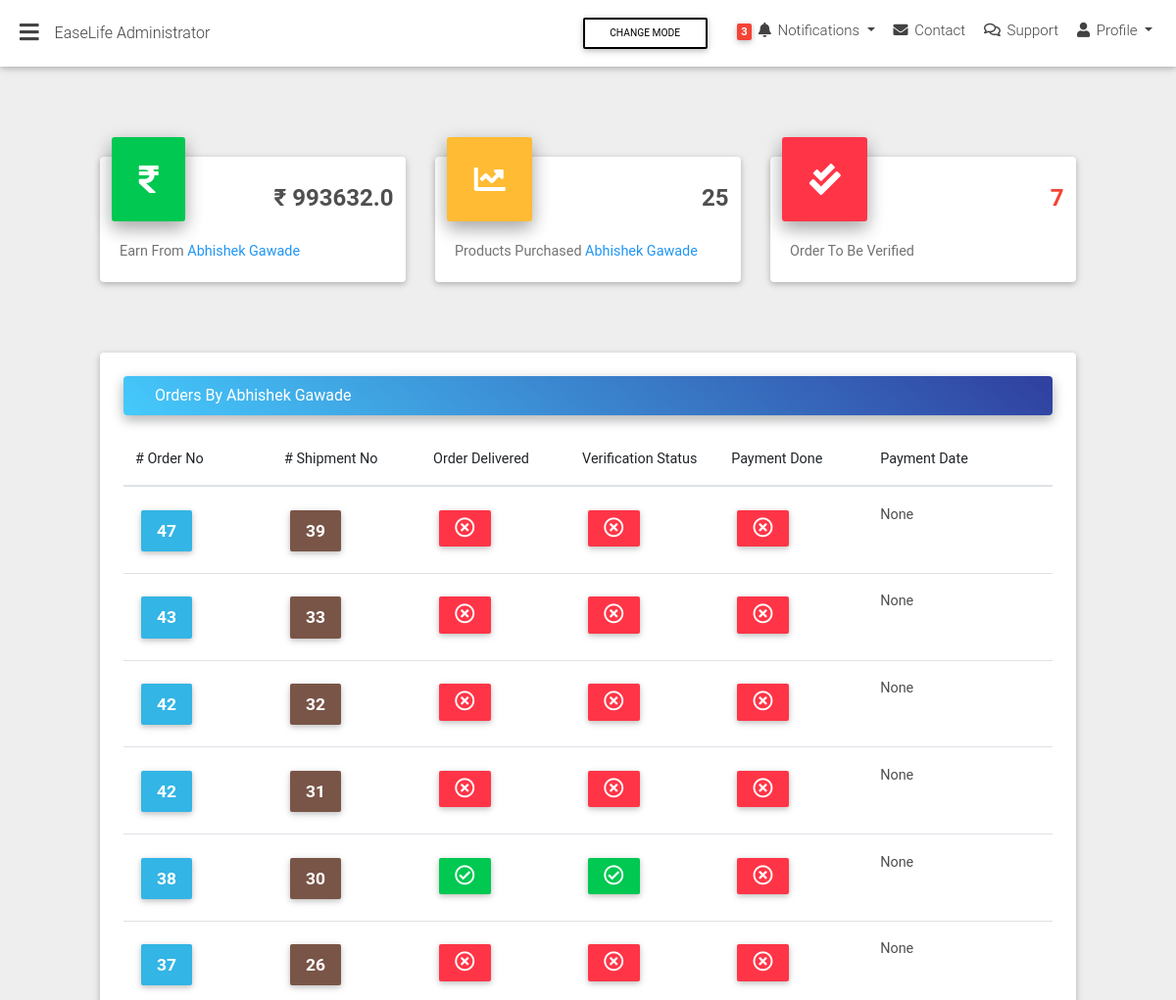
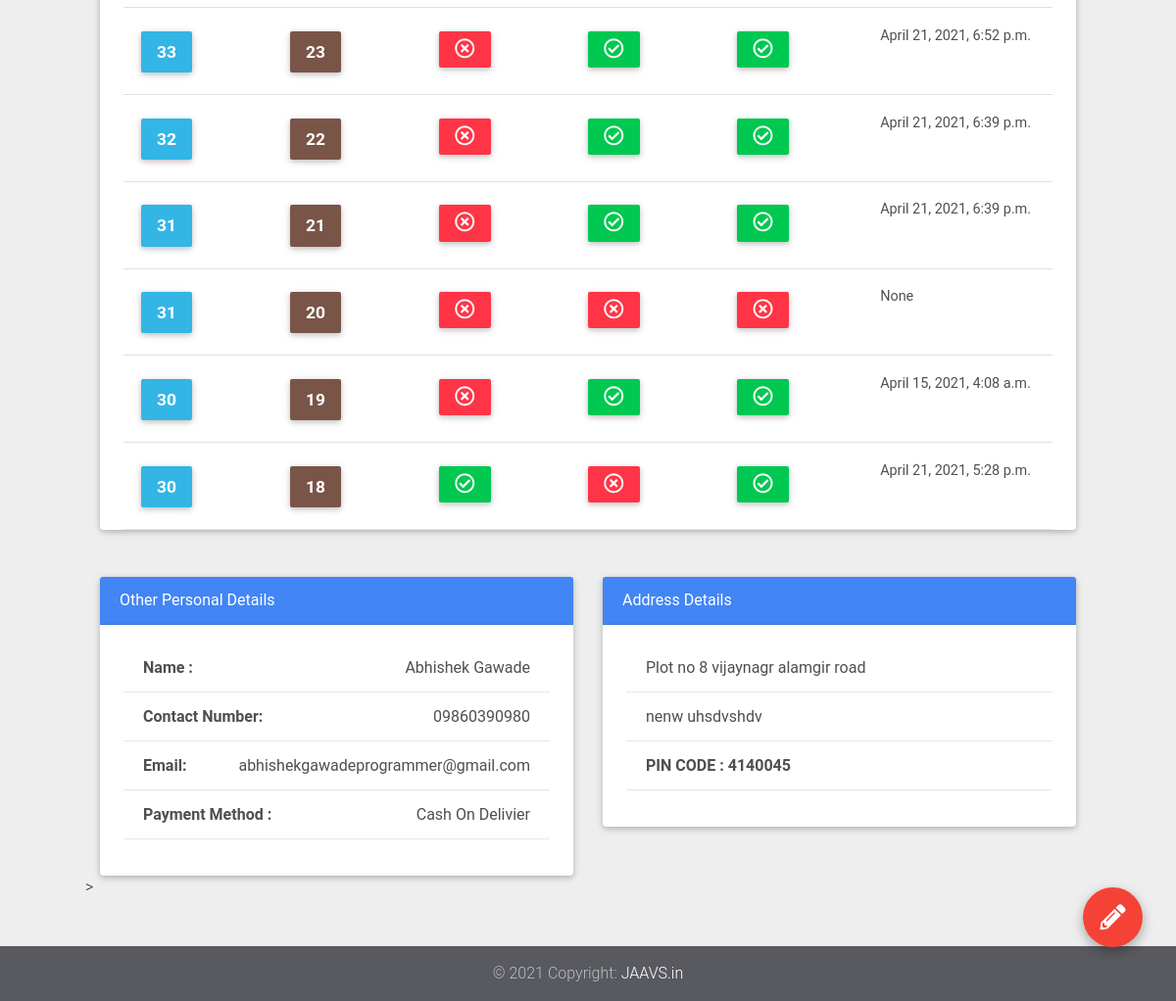
The app's page /easylife-admin/user-details/1/, older data (2 pictures, top to bottom).
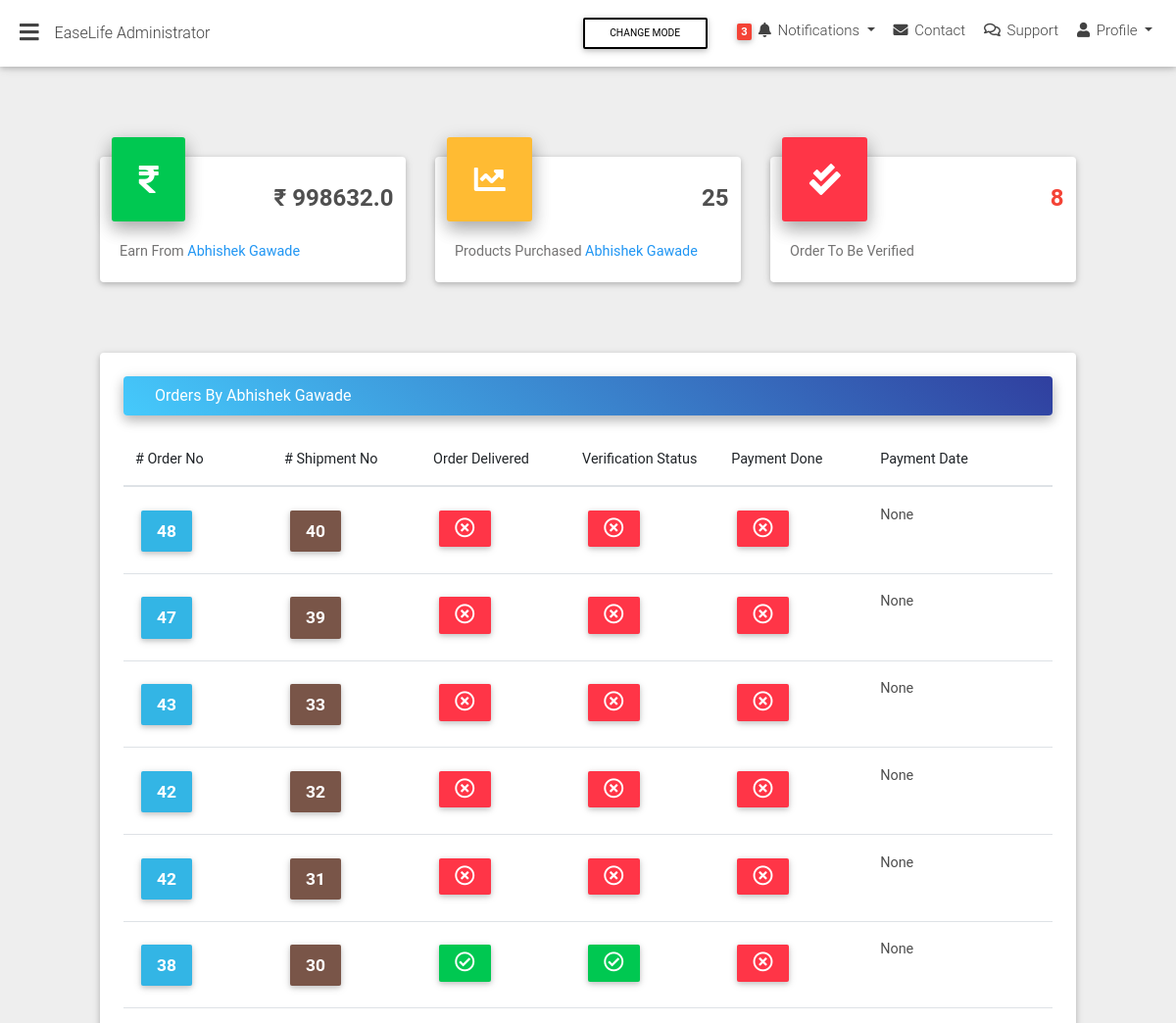
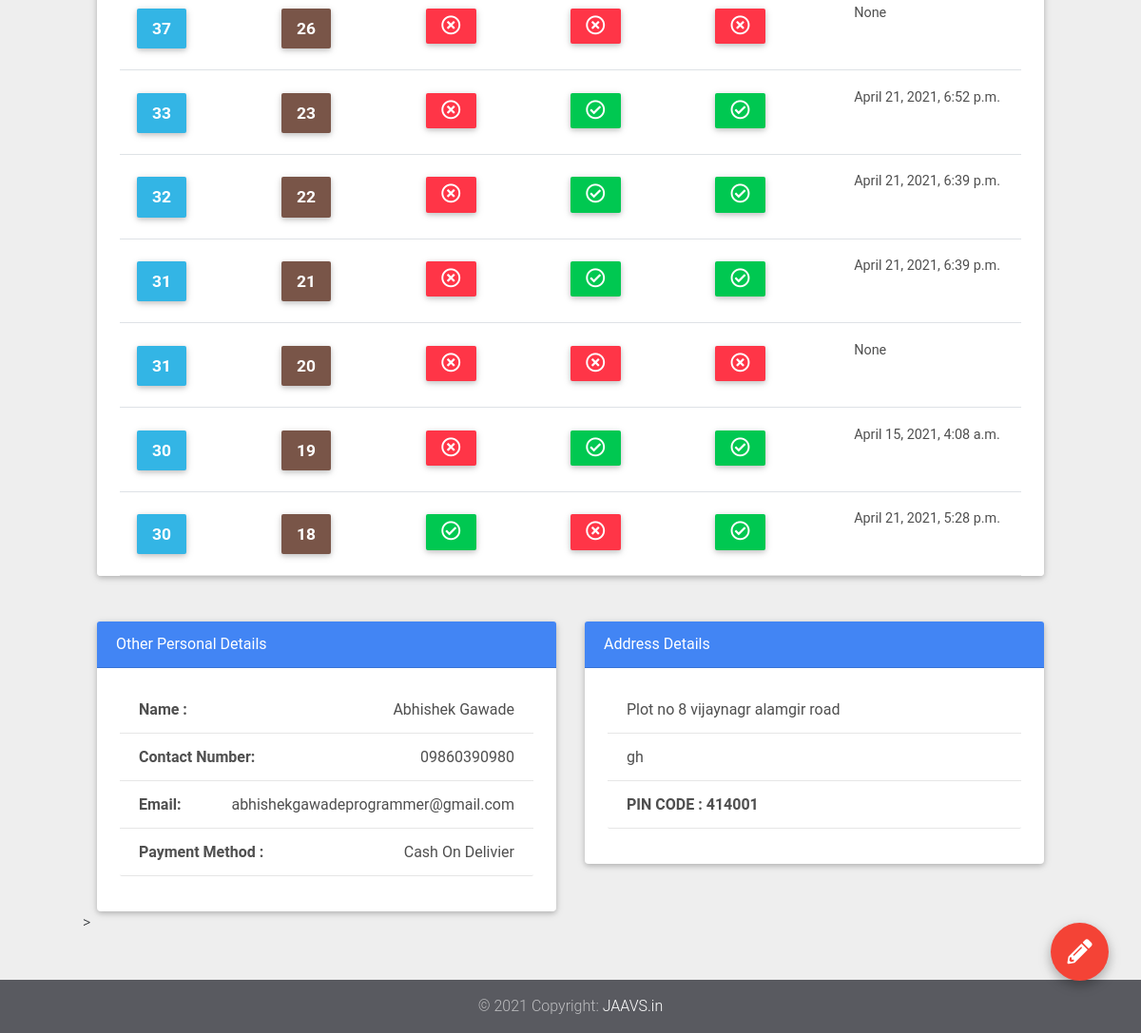
The same page, newer data (2 pictures, top to bottom).
### base/models.py (models this page shows, shortened)
class ShippmentOrder(models.Model):
    user=models.ForeignKey(settings.AUTH_USER_MODEL,on_delete=models.CASCADE)
    order=models.ForeignKey('Order',on_delete=models.CASCADE)
    verify_order = models.BooleanField(default=False,blank=True)
    verify_done_date= models.DateTimeField(blank=True,null=True)
    delivered= models.BooleanField(default=False,blank=True)
    delivered_done_date= models.DateTimeField(blank=True,null=True)
    payment_done=models.BooleanField(default=False,blank=True)
    payment_done_date= models.DateTimeField(blank=True,null=True)
    report_spam=models.BooleanField(default=False,blank=True)
    description=models.TextField(max_length=250,blank=True)
    class Meta:
        verbose_name = "ShippmentOrder"
        verbose_name_plural = "ShippmentOrders"

class Order(models.Model):
    user = models.ForeignKey(settings.AUTH_USER_MODEL,on_delete=models.CASCADE)
    items =models.ManyToManyField(OrderItem)
    ordered = models.BooleanField(default=False)
    start_date =models.DateTimeField(auto_now_add=True)
    ordered_date = models.DateTimeField()
    billing_address=models.ForeignKey('BillingAddress',on_delete=models.SET_NULL,blank=True,null=True)
    def get_total(self):
        total=0
        for order_item in self.items.all():
            total +=order_item.get_final_price()
        return total

class BillingAddress(models.Model):
    user=models.ForeignKey(settings.AUTH_USER_MODEL,on_delete=models.CASCADE)
    city=models.CharField(max_length=20)
    phone_number=models.CharField(max_length=20)
    street_address=models.CharField(max_length=250)
    apartment_address=models.CharField(max_length=250)
    pin_code=models.CharField(max_length=10)
    payment_option = models.CharField(choices=PAYMENTS_CHOICES,max_length=1,default='S')
    class Meta:
        verbose_name = ("Billing Address")
        verbose_name_plural = ("Billing Adresss")

### easylife_admin/views.py (the view)
# urls.py: path('user-details/<pk>/', user_details, name='user_details'),
def user_details(request,pk):
	user=get_object_or_404(User,pk=pk)
	shippment_order_user= ShippmentOrder.objects.filter(user=user)
	earn_money=0
	item_purchased=0
	no_verified=ShippmentOrder.objects.filter(user=user,verify_order=False).count()
	for shippment_order in shippment_order_user.filter(verify_order=True,payment_done=True):
		earn_money+=shippment_order.order.get_total()
		item_purchased+=shippment_order.order.items.count()
	return render(request,'easylife_admin/user_detail_view.html',{
		'shippment_order_user':shippment_order_user[::-1],
		'user':user,'earn_money':earn_money,'item_purchased':item_purchased,'no_verified':no_verified,'last_order':shippment_order_user.last()})

### base/models.py (called while the page is built)
    def get_total_item_price(self):
        return self.qauntity * self.item.price

    def get_total_discount_price(self):
        return self.qauntity * self.item.discount_price

    def get_final_price(self):
        if self.item.discount_price:
            return self.get_total_discount_price()
        return self.get_total_item_price()

### templates/easylife_admin/user_detail_view.html (shortened to what this page needs)
{% extends "easylife_admin/admin_base.html" %}
{% load static %}
{% block content %}
    <div class="container-fluid">
      <section class="mt-md-4 pt-md-2 mb-5 pb-4">
        <div class="row">
          <div class="col-xl-4 col-md-6 mb-xl-0 mb-4">
            <div class="card card-cascade cascading-admin-card">
              <div class="admin-up">
                <i class="fas fa-rupee-sign success-color mr-3 z-depth-2"></i>
                <div class="data">
                  <h4 class="font-weight-bold dark-grey-text">₹ {{earn_money}}</h4>
                </div>
              </div>
              <div class="card-body card-body-cascade">
                <p class="card-text">Earn From <span class="blue-text">{{user.get_full_name}}</span></p>
              </div>
            </div>
          </div>
          <div class="col-xl-4 col-md-6 mb-xl-0 mb-4">
            <div class="card card-cascade cascading-admin-card">
              <div class="admin-up">
                <i class="fas fa-chart-line warning-color mr-3 z-depth-2"></i>
                <div class="data">
                  <h4 class="font-weight-bold dark-grey-text">{{item_purchased}}</h4>
                </div>
              </div>
              <div class="card-body card-body-cascade">
                <p class="card-text">Products Purchased <span class="blue-text">{{user.get_full_name}}</span></p>
              </div>
            </div>
          </div>
          <div class="col-xl-4 col-md-6 mb-md-0 mb-4">
            <div class="card card-cascade cascading-admin-card">
              <div class="admin-up">
                <i class="fas fa-check-double danger-color lighten-1 mr-3 z-depth-2"></i>
                <div class="data">
                  <h4 class="font-weight-bold danger-grey-text">
                    <span class="red-text">{{no_verified}}</span>
                  </h4>
                </div>
              </div>
              <div class="card-body card-body-cascade">
                <p class="card-text">Order To Be Verified</p>
              </div>
            </div>
          </div>
        </div>
      </section>
      <section class="mb-5">
        <div class="card card-cascade narrower">
          <section>
            <br>
            <div class="card card-cascade narrower z-depth-0">
              <div
                class="view view-cascade gradient-card-header blue-gradient narrower py-2 mx-4 mb-3 d-flex justify-content-between align-items-center">
                <a href="" class="white-text mx-3">Orders By {{ user.get_full_name }}</a>
              </div>
              <div class="px-4">
                <div class="table-responsive">
                  <table class="table table-hover mb-0">
                    <thead>
                      <tr>
                        <th class="th-lg"># Order No</th>
                        <th class="th-lg"># Shipment No</th>
                        <th class="th-lg">Order Delivered </th>
                        <th class="th-lg">Verification Status</th>
                        <th class="th-lg">Payment Done</th>
                        <th class="th-lg">Payment Date</th>
                      </tr>
                    </thead>
                    <tbody>
                      {% for row in shippment_order_user %}
                      <tr>
                        <td>
                       <a href='' style="color:white">
                            <button type="button" class="btn btn-info btn-sm px-3">
                              <b style="font-size:170%">{{row.order.id}}</b>
                            </button>
                      </a>
                      </td>
                        <td>
                        <a href='' style="color:white">
                            <button type="button" class="btn btn-brown waves-effect waves-light btn-sm px-3">
                              <b style="font-size:170%">{{row.id}}</b>
                            </button>
                      </a>
                      </td>
                        <td>
                                {% if  row.delivered %}
                                  <button type="button" class="btn btn-success btn-sm px-3">
                                      <i class="far fa-check-circle fa-2x"></i>
                                {% else %}
                                    <button type="button" class="btn btn-danger btn-sm px-3">
                                      <i class="far fa-times-circle fa-2x"></i>
                                {% endif %}
                        </td>
                        <td>
                          {% if  row.verify_order %}
                          <button type="button" class="btn btn-success btn-sm px-3">
                              <i class="far fa-check-circle fa-2x"></i>
                          {% else %}
                                <button type="button" class="btn btn-danger btn-sm px-3">
                             <i class="far fa-times-circle fa-2x"></i>
                          {% endif %}
                          </button>
                      </td>
                        <td>
                                               {% if  row.payment_done %}
                          <button type="button" class="btn btn-success btn-sm px-3">
                              <i class="far fa-check-circle fa-2x"></i>
                          {% else %}
                                <button type="button" class="btn btn-danger btn-sm px-3">
                             <i class="far fa-times-circle fa-2x"></i>
                          {% endif %}
                        </td>
                        <td>{{row.payment_done_date}}</td>
                      </tr>
                      {% endfor %}
                    </tbody>
                  </table>
                </div>
                <hr class="my-0">
              </div>
            </div>
          </section>
        </div>
      </section>
      <section class="mb-5">
        <div class="row">
          <div class="col-lg-6 col-md-12 mb-lg-0 mb-4">
            <div class="card">
              <div class="card-header white-text primary-color">
                Other  Personal Details
              </div>
              <div class="card-body text-center px-4 mb-3">
                <div class="list-group list-panel">
                  <span  class="list-group-item d-flex justify-content-between dark-grey-text">
                    <span class="float-left" style="font-weight: bold">Name :</span>{{user.get_full_name}}
                  </span>
                  <span  class="list-group-item d-flex justify-content-between dark-grey-text">
                    <span class="float-left" style="font-weight: bold">Contact Number:</span>{{last_order.order.billing_address.phone_number}}
                  </span>
                  <span  class="list-group-item d-flex justify-content-between dark-grey-text">
                    <span class="float-left" style="font-weight: bold">Email:</span>{{user.email}}
                  </span>
                  <span  class="list-group-item d-flex justify-content-between dark-grey-text">
                    <span class="float-left" style="font-weight: bold">Payment Method :</span>{{last_order.order.billing_address.get_payment_option_display}}
                  </span>
                </div>
              </div>
            </div>
          </div>
          <div class="col-lg-6 col-md-12 mb-lg-0 mb-4">
            <div class="card">
              <div class="card-header white-text primary-color">
                Address Details
              </div>
              <div class="card-body text-center px-4 mb-3">
                <div class="list-group list-panel">
                  <span  class="list-group-item d-flex justify-content-between dark-grey-text">
                    {{last_order.order.billing_address.street_address}}
                  </span>
                     <span  class="list-group-item d-flex justify-content-between dark-grey-text">
                    {{last_order.order.billing_address.apartment_address}}
                  </span>
                    <span  class="list-group-item d-flex justify-content-between dark-grey-text">
                    <span class="float-left" style="font-weight: bold">PIN CODE  : {{last_order.order.billing_address.pin_code}}</span>
                  </span>
                </div>
              </div>
            </div>
          </div>>
        </div>
      </section>
    </div>
{% endblock content %}

### templates/easylife_admin/admin_base.html (shortened to what this page needs)
{% load static %}
<!DOCTYPE html>
<html lang="en">
<head>
  <link rel="stylesheet" href="https://use.fontawesome.com/releases/v5.11.2/css/all.css">
  <link rel="stylesheet" href="{% static 'easylife_admin_static/css/bootstrap.min.css' %}">
  <link rel="stylesheet" href="{% static 'easylife_admin_static/css/mdb.min.css' %}">
</head>
<body class="fixed-sn white-skin">
  <header>
    {% include "easylife_admin/admin_navi.html" %}
  </header>
  <main style="padding-top: 0.5rem;">
     <div class="container-fluid">
      {% block content %}
      {% endblock content %}
     </div>
  </main>
  {% include "easylife_admin/admin_footer.html" %}
</body>
</html>

### templates/easylife_admin/admin_side_navi.html (shortened to what this page needs)
{% load static %}

### templates/easylife_admin/admin_navi.html (shortened to what this page needs)
    <nav class="navbar fixed-top navbar-expand-lg scrolling-navbar double-nav">
      <div class="float-left">
        <a href="#" data-activates="slide-out" class="button-collapse"><i class="fas fa-bars"></i></a>
      </div>
      <div class="breadcrumb-dn mr-auto">
        <p>EaseLife Administrator</p>
      </div>
      <div class="d-flex change-mode">
        <div class="ml-auto mb-0 mr-3 change-mode-wrapper">
          <button class="btn btn-outline-black btn-sm" id="dark-mode">Change Mode</button>
        </div>
        <ul class="nav navbar-nav nav-flex-icons ml-auto">
          <li class="nav-item dropdown notifications-nav">
            <a class="nav-link dropdown-toggle waves-effect" id="navbarDropdownMenuLink" data-toggle="dropdown"
              aria-haspopup="true" aria-expanded="false">
              <span class="badge red">3</span> <i class="fas fa-bell"></i>
              <span class="d-none d-md-inline-block">Notifications</span>
            </a>
          </li>
          <li class="nav-item">
            <a class="nav-link waves-effect"><i class="fas fa-envelope"></i> <span
                class="clearfix d-none d-sm-inline-block">Contact</span></a>
          </li>
          <li class="nav-item">
            <a class="nav-link waves-effect"><i class="far fa-comments"></i> <span
                class="clearfix d-none d-sm-inline-block">Support</span></a>
          </li>
          <li class="nav-item dropdown">
            <a class="nav-link dropdown-toggle waves-effect" href="#" id="userDropdown" data-toggle="dropdown"
              aria-haspopup="true" aria-expanded="false">
              <i class="fas fa-user"></i> <span class="clearfix d-none d-sm-inline-block">Profile</span>
            </a>
          </li>
        </ul>
      </div>
    </nav>
    <div class="fixed-action-btn clearfix d-none d-xl-block" style="bottom: 45px; right: 24px;">
      <a class="btn-floating btn-lg red">
        <i class="fas fa-pencil-alt"></i>
      </a>
      <ul class="list-unstyled">
        <li><a class="btn-floating red" href="{% url "easylife_admin:add_items" %}"></a></li>
        <li><a class="btn-floating yellow darken-1" href="{% url "easylife_admin:all_user_details" %}"></a></li>
        <li><a class="btn-floating green" href="{% url "easylife_admin:all_items" %}"></a></li>
      </ul>
    </div>

### templates/easylife_admin/admin_footer.html
  <footer class="page-footer pt-0 mt-5 rgba-stylish-light">
    <div class="footer-copyright py-3 text-center">
      <div class="container-fluid">
        © 2021 Copyright: <a href="https://jaavs.in/" target="_blank"> JAAVS.in </a>
      </div>
    </div>
  </footer>

Row changes from the older to the newer data that the page shows:
added ShippmentOrder: order.id "48", id "40", delivered False (drawn), verify_order False (drawn), payment_done False (drawn), payment_done_date "None", order.billing_address.phone_number "09860390980", order.billing_address.payment_option "Cash On Delivier", order.billing_address.street_address "Plot no 8 vijaynagr alamgir road", order.billing_address.apartment_address "gh", order.billing_address.pin_code "414001"
Text that changed along with them:
{{ earn_money }}: "993632.0" → "998632.0"
{{ no_verified }}: "7" → "8"
{{ last_order.order.billing_address.apartment_address }}: "nenw uhsdvshdv" → "gh"
{{ last_order.order.billing_address.pin_code }}: "4140045" → "414001"
